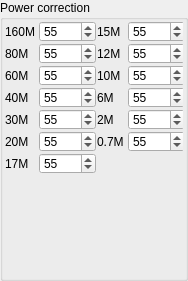
      <widget class="QGroupBox" name="groupBox_22">
       <property name="geometry">
        <rect>
         <x>209</x>
         <y>0</y>
         <width>188</width>
         <height>281</height>
        </rect>
       </property>
       <property name="title">
        <string>Power correction</string>
       </property>
       <widget class="QWidget" name="gridLayoutWidget_5">
        <property name="geometry">
         <rect>
          <x>5</x>
          <y>21</y>
          <width>178</width>
          <height>185</height>
         </rect>
        </property>
        <layout class="QGridLayout" name="gridLayout_13">
         <property name="sizeConstraint">
          <enum>QLayout::SetMaximumSize</enum>
         </property>
         <property name="horizontalSpacing">
          <number>4</number>
         </property>
         <property name="verticalSpacing">
          <number>1</number>
         </property>
         <item row="2" column="0">
          <widget class="QLabel" name="label_8">
           <property name="text">
            <string>60M</string>
           </property>
          </widget>
         </item>
         <item row="1" column="0">
          <widget class="QLabel" name="label_7">
           <property name="text">
            <string>80M</string>
           </property>
          </widget>
         </item>
         <item row="0" column="0">
          <widget class="QLabel" name="label_6">
           <property name="text">
            <string>160M</string>
           </property>
          </widget>
         </item>
         <item row="5" column="3">
          <widget class="QSpinBox" name="spinBox_12">
           <property name="sizePolicy">
            <sizepolicy hsizetype="Fixed" vsizetype="Fixed">
             <horstretch>0</horstretch>
             <verstretch>0</verstretch>
            </sizepolicy>
           </property>
           <property name="minimumSize">
            <size>
             <width>57</width>
             <height>20</height>
            </size>
           </property>
           <property name="maximumSize">
            <size>
             <width>44</width>
             <height>21</height>
            </size>
           </property>
           <property name="minimum">
            <number>45</number>
           </property>
           <property name="value">
            <number>55</number>
           </property>
          </widget>
         </item>
         <item row="4" column="3">
          <widget class="QSpinBox" name="spinBox_11">
           <property name="sizePolicy">
            <sizepolicy hsizetype="Fixed" vsizetype="Fixed">
             <horstretch>0</horstretch>
             <verstretch>0</verstretch>
            </sizepolicy>
           </property>
           <property name="minimumSize">
            <size>
             <width>57</width>
             <height>20</height>
            </size>
           </property>
           <property name="maximumSize">
            <size>
             <width>44</width>
             <height>21</height>
            </size>
           </property>
           <property name="minimum">
            <number>45</number>
           </property>
           <property name="value">
            <number>55</number>
           </property>
          </widget>
         </item>
         <item row="3" column="3">
          <widget class="QSpinBox" name="spinBox_10">
           <property name="sizePolicy">
            <sizepolicy hsizetype="Fixed" vsizetype="Fixed">
             <horstretch>0</horstretch>
             <verstretch>0</verstretch>
            </sizepolicy>
           </property>
           <property name="minimumSize">
            <size>
             <width>57</width>
             <height>20</height>
            </size>
           </property>
           <property name="maximumSize">
            <size>
             <width>44</width>
             <height>21</height>
            </size>
           </property>
           <property name="minimum">
            <number>45</number>
           </property>
           <property name="value">
            <number>55</number>
           </property>
          </widget>
         </item>
         <item row="2" column="3">
          <widget class="QSpinBox" name="spinBox_9">
           <property name="sizePolicy">
            <sizepolicy hsizetype="Fixed" vsizetype="Fixed">
             <horstretch>0</horstretch>
             <verstretch>0</verstretch>
            </sizepolicy>
           </property>
           <property name="minimumSize">
            <size>
             <width>57</width>
             <height>20</height>
            </size>
           </property>
           <property name="maximumSize">
            <size>
             <width>44</width>
             <height>21</height>
            </size>
           </property>
           <property name="minimum">
            <number>45</number>
           </property>
           <property name="value">
            <number>55</number>
           </property>
          </widget>
         </item>
         <item row="1" column="3">
          <widget class="QSpinBox" name="spinBox_8">
           <property name="sizePolicy">
            <sizepolicy hsizetype="Fixed" vsizetype="Fixed">
             <horstretch>0</horstretch>
             <verstretch>0</verstretch>
            </sizepolicy>
           </property>
           <property name="minimumSize">
            <size>
             <width>57</width>
             <height>20</height>
            </size>
           </property>
           <property name="maximumSize">
            <size>
             <width>44</width>
             <height>21</height>
            </size>
           </property>
           <property name="minimum">
            <number>45</number>
           </property>
           <property name="value">
            <number>55</number>
           </property>
          </widget>
         </item>
         <item row="0" column="3">
          <widget class="QSpinBox" name="spinBox_7">
           <property name="sizePolicy">
            <sizepolicy hsizetype="Fixed" vsizetype="Fixed">
             <horstretch>0</horstretch>
             <verstretch>0</verstretch>
            </sizepolicy>
           </property>
           <property name="minimumSize">
            <size>
             <width>57</width>
             <height>20</height>
            </size>
           </property>
           <property name="maximumSize">
            <size>
             <width>44</width>
             <height>21</height>
            </size>
           </property>
           <property name="minimum">
            <number>45</number>
           </property>
           <property name="value">
            <number>55</number>
           </property>
          </widget>
         </item>
         <item row="3" column="1">
          <widget class="QSpinBox" name="spinBox_3">
           <property name="sizePolicy">
            <sizepolicy hsizetype="Fixed" vsizetype="Fixed">
             <horstretch>0</horstretch>
             <verstretch>0</verstretch>
            </sizepolicy>
           </property>
           <property name="minimumSize">
            <size>
             <width>57</width>
             <height>20</height>
            </size>
           </property>
           <property name="maximumSize">
            <size>
             <width>44</width>
             <height>21</height>
            </size>
           </property>
           <property name="minimum">
            <number>45</number>
           </property>
           <property name="value">
            <number>55</number>
           </property>
          </widget>
         </item>
         <item row="0" column="1">
          <widget class="QSpinBox" name="spinBox_0">
           <property name="sizePolicy">
            <sizepolicy hsizetype="Fixed" vsizetype="Fixed">
             <horstretch>0</horstretch>
             <verstretch>0</verstretch>
            </sizepolicy>
           </property>
           <property name="minimumSize">
            <size>
             <width>57</width>
             <height>20</height>
            </size>
           </property>
           <property name="maximumSize">
            <size>
             <width>44</width>
             <height>21</height>
            </size>
           </property>
           <property name="minimum">
            <number>45</number>
           </property>
           <property name="value">
            <number>55</number>
           </property>
          </widget>
         </item>
         <item row="2" column="1">
          <widget class="QSpinBox" name="spinBox_2">
           <property name="sizePolicy">
            <sizepolicy hsizetype="Fixed" vsizetype="Fixed">
             <horstretch>0</horstretch>
             <verstretch>0</verstretch>
            </sizepolicy>
           </property>
           <property name="minimumSize">
            <size>
             <width>57</width>
             <height>20</height>
            </size>
           </property>
           <property name="maximumSize">
            <size>
             <width>44</width>
             <height>21</height>
            </size>
           </property>
           <property name="minimum">
            <number>45</number>
           </property>
           <property name="value">
            <number>55</number>
           </property>
          </widget>
         </item>
         <item row="4" column="1">
          <widget class="QSpinBox" name="spinBox_4">
           <property name="sizePolicy">
            <sizepolicy hsizetype="Fixed" vsizetype="Fixed">
             <horstretch>0</horstretch>
             <verstretch>0</verstretch>
            </sizepolicy>
           </property>
           <property name="minimumSize">
            <size>
             <width>57</width>
             <height>20</height>
            </size>
           </property>
           <property name="maximumSize">
            <size>
             <width>44</width>
             <height>21</height>
            </size>
           </property>
           <property name="minimum">
            <number>45</number>
           </property>
           <property name="value">
            <number>55</number>
           </property>
          </widget>
         </item>
         <item row="1" column="1">
          <widget class="QSpinBox" name="spinBox_1">
           <property name="sizePolicy">
            <sizepolicy hsizetype="Fixed" vsizetype="Fixed">
             <horstretch>0</horstretch>
             <verstretch>0</verstretch>
            </sizepolicy>
           </property>
           <property name="minimumSize">
            <size>
             <width>57</width>
             <height>20</height>
            </size>
           </property>
           <property name="maximumSize">
            <size>
             <width>44</width>
             <height>21</height>
            </size>
           </property>
           <property name="minimum">
            <number>45</number>
           </property>
           <property name="value">
            <number>55</number>
           </property>
          </widget>
         </item>
         <item row="5" column="1">
          <widget class="QSpinBox" name="spinBox_5">
           <property name="sizePolicy">
            <sizepolicy hsizetype="Fixed" vsizetype="Fixed">
             <horstretch>0</horstretch>
             <verstretch>0</verstretch>
            </sizepolicy>
           </property>
           <property name="minimumSize">
            <size>
             <width>57</width>
             <height>20</height>
            </size>
           </property>
           <property name="maximumSize">
            <size>
             <width>44</width>
             <height>21</height>
            </size>
           </property>
           <property name="minimum">
            <number>45</number>
           </property>
           <property name="value">
            <number>55</number>
           </property>
          </widget>
         </item>
         <item row="0" column="2">
          <widget class="QLabel" name="label_9">
           <property name="text">
            <string>15M</string>
           </property>
          </widget>
         </item>
         <item row="6" column="1">
          <widget class="QSpinBox" name="spinBox_6">
           <property name="sizePolicy">
            <sizepolicy hsizetype="Preferred" vsizetype="Preferred">
             <horstretch>0</horstretch>
             <verstretch>0</verstretch>
            </sizepolicy>
           </property>
           <property name="minimumSize">
            <size>
             <width>57</width>
             <height>20</height>
            </size>
           </property>
           <property name="maximumSize">
            <size>
             <width>44</width>
             <height>21</height>
            </size>
           </property>
           <property name="minimum">
            <number>45</number>
           </property>
           <property name="value">
            <number>55</number>
           </property>
          </widget>
         </item>
         <item row="3" column="0">
          <widget class="QLabel" name="label_10">
           <property name="text">
            <string>40M</string>
           </property>
          </widget>
         </item>
         <item row="4" column="0">
          <widget class="QLabel" name="label_14">
           <property name="text">
            <string>30M</string>
           </property>
          </widget>
         </item>
         <item row="5" column="0">
          <widget class="QLabel" name="label_15">
           <property name="text">
            <string>20M</string>
           </property>
          </widget>
         </item>
         <item row="6" column="0">
          <widget class="QLabel" name="label_17">
           <property name="text">
            <string>17M</string>
           </property>
          </widget>
         </item>
         <item row="1" column="2">
          <widget class="QLabel" name="label_18">
           <property name="text">
            <string>12M</string>
           </property>
          </widget>
         </item>
         <item row="2" column="2">
          <widget class="QLabel" name="label_22">
           <property name="text">
            <string>10M</string>
           </property>
          </widget>
         </item>
         <item row="3" column="2">
          <widget class="QLabel" name="label_26">
           <property name="text">
            <string>6M</string>
           </property>
          </widget>
         </item>
         <item row="4" column="2">
          <widget class="QLabel" name="label_27">
           <property name="text">
            <string>2M</string>
           </property>
          </widget>
         </item>
         <item row="5" column="2">
          <widget class="QLabel" name="label_30">
           <property name="text">
            <string>0.7M</string>
           </property>
          </widget>
         </item>
        </layout>
       </widget>
      </widget>
